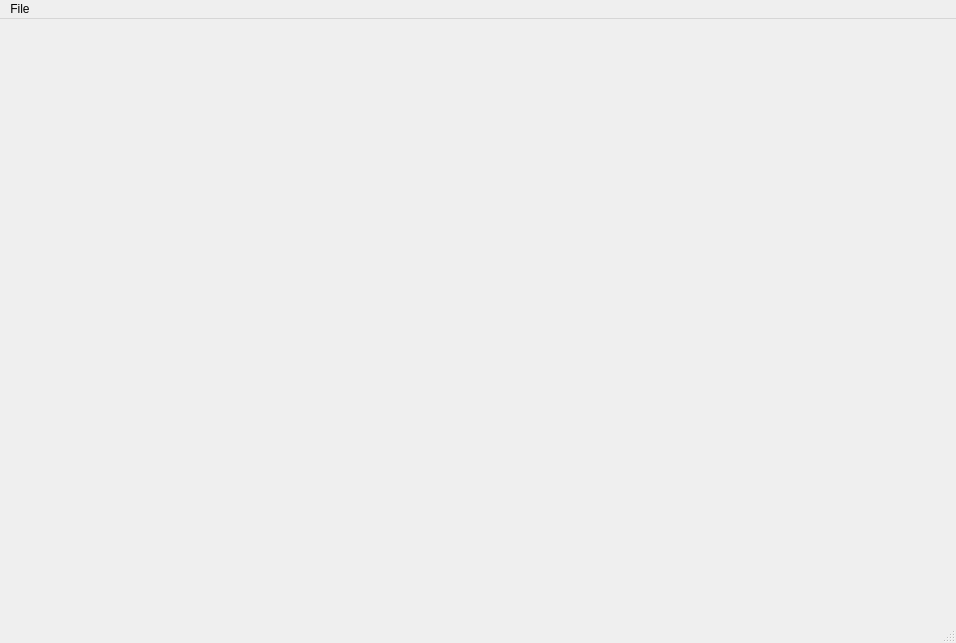
<?xml version="1.0" encoding="UTF-8"?>
<ui version="4.0">
 <class>MainWindow</class>
 <widget class="QMainWindow" name="MainWindow">
  <property name="geometry">
   <rect>
    <x>0</x>
    <y>0</y>
    <width>956</width>
    <height>643</height>
   </rect>
  </property>
  <property name="windowTitle">
   <string>MainWindow</string>
  </property>
  <widget class="QWidget" name="centralWidget">
   <layout class="QGridLayout" name="gridLayout">
    <item row="0" column="0">
     <layout class="QVBoxLayout" name="verticalLayout" stretch="0">
      <item>
       <widget class="QCustomPlot" name="customPlot" native="true">
        <property name="minimumSize">
         <size>
          <width>10</width>
          <height>0</height>
         </size>
        </property>
       </widget>
      </item>
     </layout>
    </item>
   </layout>
  </widget>
  <widget class="QStatusBar" name="statusBar"/>
  <widget class="QMenuBar" name="menuBar">
   <property name="geometry">
    <rect>
     <x>0</x>
     <y>0</y>
     <width>956</width>
     <height>25</height>
    </rect>
   </property>
   <widget class="QMenu" name="menuFile">
    <property name="title">
     <string>File</string>
    </property>
    <addaction name="actionLoadDataFile"/>
    <addaction name="actionReloadDataFile"/>
    <addaction name="separator"/>
    <addaction name="actionExit"/>
   </widget>
   <addaction name="menuFile"/>
  </widget>
  <action name="actionLoadDataFile">
   <property name="text">
    <string>Load Data File...</string>
   </property>
  </action>
  <action name="actionExit">
   <property name="text">
    <string>Exit</string>
   </property>
  </action>
  <action name="actionReloadDataFile">
   <property name="enabled">
    <bool>false</bool>
   </property>
   <property name="text">
    <string>Reload Data File</string>
   </property>
  </action>
 </widget>
 <layoutdefault spacing="6" margin="11"/>
 <customwidgets>
  <customwidget>
   <class>QCustomPlot</class>
   <extends>QWidget</extends>
   <header>qcustomplot.h</header>
   <container>1</container>
  </customwidget>
 </customwidgets>
 <resources/>
 <connections/>
</ui>
